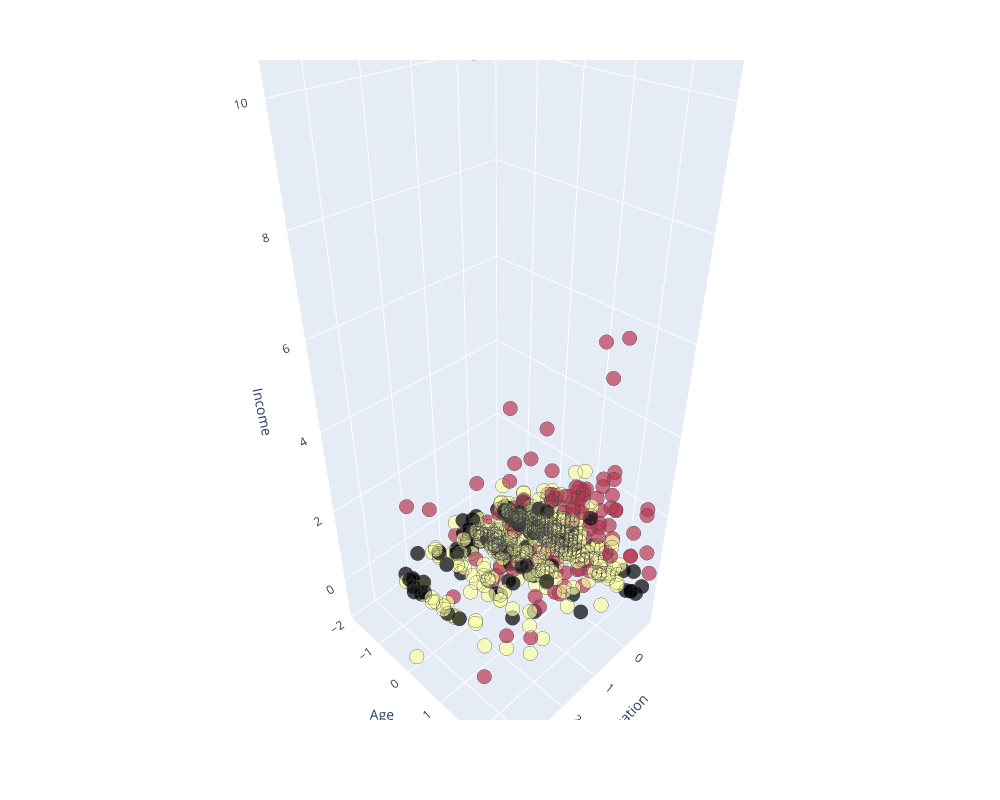

Notebook code cell kept with this figure:
### Markdown cell above
**3D-Visualization using `plotly express`**

### Code cell
fig = px.scatter_3d(X, x=1, y=0, z=3, opacity=0.7, color=labels.astype(float), color_continuous_scale='inferno')
fig.update_traces(marker=dict(size=5, line=dict(width=0.25)), showlegend=False)
fig.update_layout(coloraxis_showscale=False, width=1000, height=800, scene=dict(
    xaxis=dict(title='Education'),
    yaxis=dict(title='Age'),
    zaxis=dict(title='Income')
))
fig.show()

### Figure 1 — Plotly figure (JSON) as saved in the notebook; plotly's stock layout.template omitted (floating-point values rounded to 4 significant figures; data arrays with more than 128 entries replaced by an {"elided": "..."} marker saying what was removed)
{"data": [{"hovertemplate": "1=%{x}<br>0=%{y}<br>3=%{z}<br>color=%{marker.color}<extra></extra>", "legendgroup": "", "marker": {"color": {"elided": "700 float values"}, "coloraxis": "coloraxis", "line": {"width": 0.25}, "opacity": 0.7, "size": 5, "symbol": "circle"}, "mode": "markers", "name": "", "scene": "scene", "showlegend": false, "type": "scatter3d", "x": {"elided": "700 float values"}, "y": {"elided": "700 float values"}, "z": {"elided": "700 float values"}}], "layout": {"coloraxis": {"colorbar": {"title": {"text": "color"}}, "colorscale": [[0, "#000004"], [0.1111, "#1b0c41"], [0.2222, "#4a0c6b"], [0.3333, "#781c6d"], [0.4444, "#a52c60"], [0.5556, "#cf4446"], [0.6667, "#ed6925"], [0.7778, "#fb9b06"], [0.8889, "#f7d13d"], [1, "#fcffa4"]], "showscale": false}, "height": 800, "legend": {"tracegroupgap": 0}, "margin": {"t": 60}, "scene": {"domain": {"x": [0, 1], "y": [0, 1]}, "xaxis": {"title": {"text": "Education"}}, "yaxis": {"title": {"text": "Age"}}, "zaxis": {"title": {"text": "Income"}}}, "width": 1000}}
